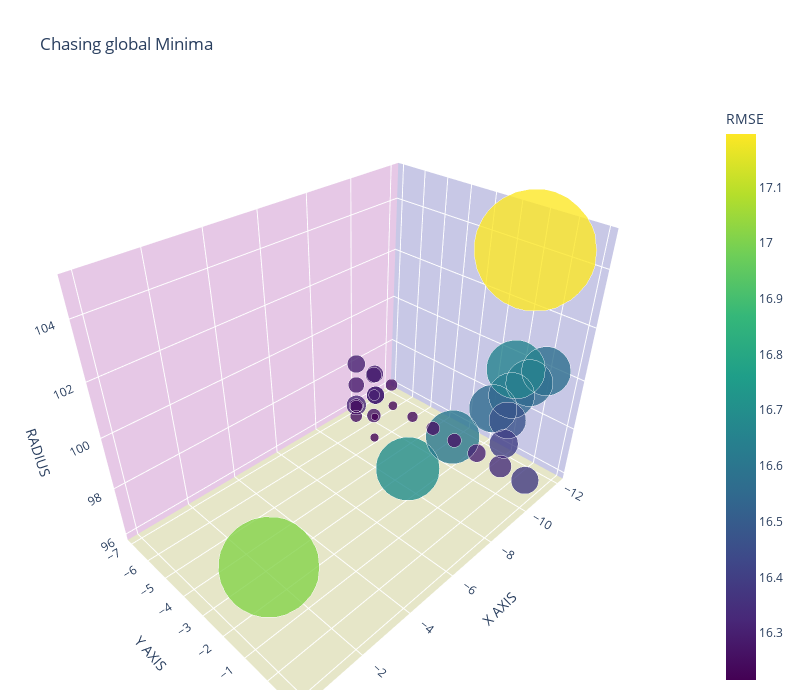

The cell this chart's notebook holds for it:
### Code cell
data_boundaries = pd.read_excel('improvements.xlsx',2)
data_boundaries
#columns_name = list(data_boundaries.columns) 
x = data_boundaries['x']
y = data_boundaries['y']
z = data_boundaries['radius']
c = data_boundaries['RMSE']

min_max_scaler = preprocessing.MinMaxScaler()
RmseToColorRange = min_max_scaler.fit_transform(data_boundaries[['RMSE']])

fig1 = go.Figure(data = [go.Scatter3d(x=x,y=y,z=z, mode='markers',
                     marker=dict(
                         size=np.array(RmseToColorRange)*90 + 4,
                         color = c,# set color to an array/list of desired values
                         colorscale='Viridis', 
                         colorbar_title='RMSE',# choose a colorscal
                         opacity=0.8))])

layout = go.Layout(width = 800, height =700,
                   title_text='Chasing global Minima',
                   margin=dict(
                       r=10, l=10,
                       b=10, t=100),
                  scene = dict(
                    xaxis_title='X AXIS',
                    yaxis_title='Y AXIS',
                    zaxis_title='RADIUS'))

fig1 = go.Figure(data = [go.Scatter3d(x=x,y=y,z=z,
                                      mode='markers',
                                      marker=dict(
                                          size=np.array(RmseToColorRange)*80 + 5,
                                          color=c,# set color to an array/list of desired values
                                          colorscale='Viridis', 
                                          colorbar_title='RMSE',# choose a colorscal
                                          opacity=0.8))],
                         layout = layout)

fig1.update_layout(scene = dict(
                    xaxis = dict(
                         backgroundcolor="rgb(200, 200, 230)",
                         gridcolor="white",
                         showbackground=True,
                         zerolinecolor="white",),
                    yaxis = dict(
                        backgroundcolor="rgb(230, 200,230)",
                        gridcolor="white",
                        showbackground=True,
                        zerolinecolor="white"),
                    zaxis = dict(
                        backgroundcolor="rgb(230, 230,200)",
                        gridcolor="white",
                        showbackground=True,
                        zerolinecolor="white",),)
                  )

fig1.show()

### Figure 1 — Plotly figure (JSON) as saved in the notebook; plotly's stock layout.template omitted (floating-point values rounded to 4 significant figures)
{"data": [{"marker": {"color": [17.01, 16.69, 16.61, 16.56, 16.54, 16.55, 16.57, 17.2, 16.65, 16.47, 16.4, 16.34, 16.39, 16.31, 16.27, 16.27, 16.25, 16.23, 16.25, 16.29, 16.32, 16.31, 16.29, 16.26, 16.27, 16.27, 16.3, 16.26, 16.23, 16.31, 16.26, 16.22, 16.31], "colorbar": {"title": {"text": "RMSE"}}, "colorscale": [[0, "#440154"], [0.1111, "#482878"], [0.2222, "#3e4989"], [0.3333, "#31688e"], [0.4444, "#26828e"], [0.5556, "#1f9e89"], [0.6667, "#35b779"], [0.7778, "#6ece58"], [0.8889, "#b5de2b"], [1, "#fde725"]], "opacity": 0.8, "size": [[70.08], [44.1], [37.22], [33.19], [31.73], [32.5], [34.01], [85], [40.73], [25.56], [19.91], [15.51], [19.11], [12.54], [9.63], [9.369], [7.376], [6.266], [7.466], [11.05], [13.68], [12.42], [10.94], [8.291], [9.744], [9.581], [11.87], [8.242], [5.89], [12.36], [8.577], [5], [12.36]]}, "mode": "markers", "type": "scatter3d", "x": [0, -5, -7, -9, -10, -11, -12, -10, -10, -10, -10, -10, -10, -10, -10, -10, -10, -10, -10, -10, -10, -10, -11, -11, -9, -10, -10, -9, -9, -9, -8, -9, -9], "y": [0, 0, 0, 0, 0, 0, 0, 0, 0, 0, 0, 0, 1, -1, -2, -3, -4, -5, -6, -7, -7, -7, -7, -6, -6, -6, -6, -6, -5, -5, -5, -5, -5], "z": [100, 100, 100, 100, 100, 100, 100, 105, 101, 99, 98, 97, 97, 97, 97, 97, 97, 97, 97, 97, 96, 98, 97, 97, 97, 96, 98, 96.5, 96, 98, 98, 97, 98]}], "layout": {"height": 700, "margin": {"b": 10, "l": 10, "r": 10, "t": 100}, "scene": {"xaxis": {"backgroundcolor": "rgb(200, 200, 230)", "gridcolor": "white", "showbackground": true, "title": {"text": "X AXIS"}, "zerolinecolor": "white"}, "yaxis": {"backgroundcolor": "rgb(230, 200,230)", "gridcolor": "white", "showbackground": true, "title": {"text": "Y AXIS"}, "zerolinecolor": "white"}, "zaxis": {"backgroundcolor": "rgb(230, 230,200)", "gridcolor": "white", "showbackground": true, "title": {"text": "RADIUS"}, "zerolinecolor": "white"}}, "title": {"text": "Chasing global Minima"}, "width": 800}}
